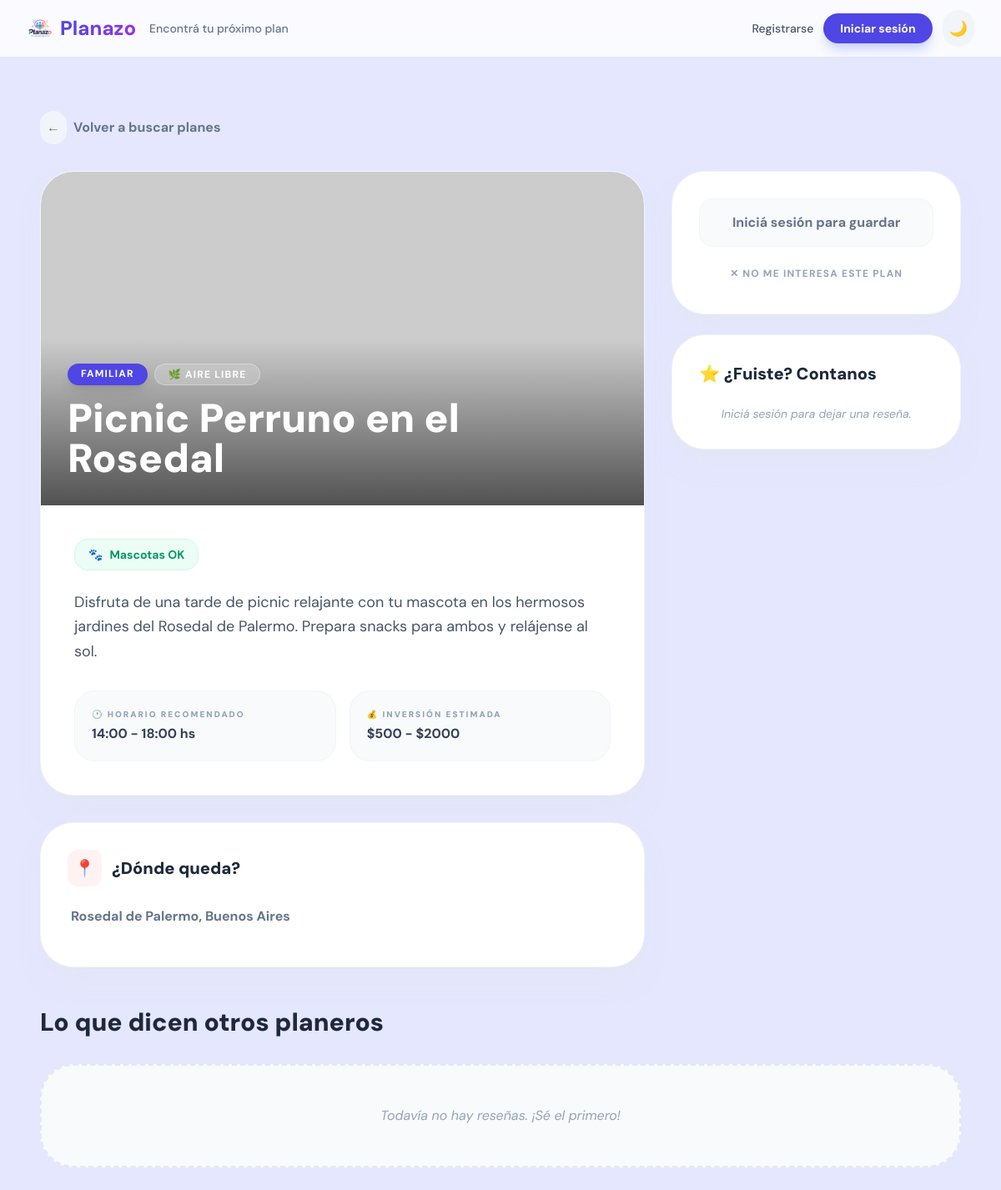
/plan/9, run on the app's committed database.
### app/models.py (models this page shows)
class Plan(Base):
    __tablename__ = "planes"
    id = Column(Integer, primary_key=True, index=True)
    nombre = Column(String, nullable=False)
    descripcion = Column(Text)
    imagen_url = Column(String)
    hora_inicio = Column(Integer)
    hora_fin = Column(Integer)
    presupuesto_min = Column(Float, default=0)
    presupuesto_max = Column(Float, nullable=True)
    personas_min = Column(Integer, default=1)
    personas_max = Column(Integer, nullable=True)
    acepta_mascotas = Column(Boolean, default=False)
    es_exterior = Column(Boolean, default=True)
    latitud = Column(Float, nullable=True)
    longitud = Column(Float, nullable=True)
    direccion = Column(String, nullable=True)
    categoria = Column(String, nullable=True)  # romantico, familiar, aventura, gastronomia, cultural, deportivo, relax, nocturno
    clima_recomendado = Column(String, default="cualquiera")
    creador_id = Column(Integer, ForeignKey("usuarios.id"), nullable=True)
    permite_reservas = Column(Boolean, default=False)
    descartes = relationship("Descarte", back_populates="plan")
    favoritos = relationship("Favorito", back_populates="plan")
    valoraciones = relationship("Valoracion", back_populates="plan")

### app/main.py (the view)
@app.get("/plan/{plan_id}", response_class=HTMLResponse)
def plan_detalle(plan_id: int, request: Request, db: Session = Depends(get_db)):
    plan = db.query(models.Plan).filter(models.Plan.id == plan_id).first()
    if not plan:
        return templates.TemplateResponse(request=request, name="404.html", status_code=404)
    usuario = get_usuario_sesion(request, db)
    en_favoritos = False
    mi_valoracion = None
    if usuario:
        fav = db.query(models.Favorito).filter(models.Favorito.usuario_id == usuario.id, models.Favorito.plan_id == plan_id).first()
        en_favoritos = bool(fav)
        mi_valoracion = db.query(models.Valoracion).filter(models.Valoracion.usuario_id == usuario.id, models.Valoracion.plan_id == plan_id).first()
    valoraciones = db.query(models.Valoracion).filter(models.Valoracion.plan_id == plan_id).order_by(models.Valoracion.fecha.desc()).all()
    clima_en_vivo = None
    if plan.latitud and plan.longitud:
        from app.clima import obtener_clima
        clima_en_vivo = obtener_clima(plan.latitud, plan.longitud)
    planes_similares = db.query(models.Plan).filter(models.Plan.categoria == plan.categoria, models.Plan.id != plan_id).limit(4).all()
    return templates.TemplateResponse(
        request=request, name="detalle.html",
        context={
            "plan": plan,
            "usuario": usuario,
            "en_favoritos": en_favoritos,
            "mi_valoracion": mi_valoracion,
            "valoraciones": valoraciones,
            "clima_en_vivo": clima_en_vivo,
            "planes_similares": planes_similares
        }
    )

### app/templates/detalle.html (shortened to what this page needs)
{% extends "base.html" %}
{% block content %}
<div class="max-w-6xl mx-auto px-4 py-8 animate__animated animate__fadeIn">
    <a href="/" class="inline-flex items-center gap-2 text-slate-500 hover:text-indigo-600 font-bold mb-8 transition-colors group">
        <span class="p-2 rounded-full bg-slate-100 group-hover:bg-indigo-50 transition-colors">←</span>
        Volver a buscar planes
    </a>
    <div class="grid grid-cols-1 lg:grid-cols-3 gap-8">
        <div class="lg:col-span-2 space-y-8">
            <div class="bg-white dark:bg-slate-900 rounded-[2.5rem] overflow-hidden border border-slate-100 dark:border-slate-800 shadow-xl shadow-slate-200/50 dark:shadow-none">
                {% if plan.imagen_url %}
                <div class="h-[400px] w-full bg-cover bg-center relative" style="background-image: url('{{ plan.imagen_url }}')">
                    <div class="absolute inset-0 bg-gradient-to-t from-black/60 via-transparent to-transparent"></div>
                    <div class="absolute bottom-8 left-8 right-8">
                        <div class="flex flex-wrap gap-2 mb-4">
                            {% if plan.categoria %}
                            <span class="px-4 py-1 rounded-full bg-indigo-600 text-white text-xs font-bold uppercase tracking-widest shadow-lg">{{ plan.categoria }}</span>
                            {% endif %}
                            <span class="px-4 py-1 rounded-full bg-white/20 backdrop-blur-md text-white text-xs font-bold uppercase tracking-widest border border-white/30">
                                {% if plan.es_exterior %}🌿 Aire libre{% else %}🏠 Cerrado{% endif %}
                            </span>
                        </div>
                        <h1 class="text-4xl md:text-5xl font-black text-white leading-tight">{{ plan.nombre }}</h1>
                    </div>
                </div>
                {% endif %}
                <div class="p-8 md:p-10">
                    <div class="flex items-center gap-4 mb-6">
                        {% if plan.acepta_mascotas %}
                        <div class="flex items-center gap-2 bg-emerald-50 dark:bg-emerald-500/10 px-4 py-2 rounded-2xl border border-emerald-100 dark:border-emerald-500/20 text-emerald-600 dark:text-emerald-400 text-sm font-bold">
                            <span>🐾</span> Mascotas OK
                        </div>
                        {% endif %}
                    </div>
                    <p class="text-lg text-slate-600 dark:text-slate-400 leading-relaxed mb-8">
                        {{ plan.descripcion }}
                    </p>
                    <div class="grid grid-cols-1 sm:grid-cols-2 gap-4">
                        <div class="p-5 rounded-3xl bg-slate-50 dark:bg-slate-800/50 border border-slate-100 dark:border-slate-700/50">
                            <span class="block text-[10px] font-black text-slate-400 uppercase tracking-[0.2em] mb-1">🕐 Horario Recomendado</span>
                            <span class="text-base font-bold text-slate-700 dark:text-slate-200">
                                {% if plan.hora_inicio is not none %}{{ plan.hora_inicio }}:00 - {{ plan.hora_fin }}:00 hs{% else %}Todo el día{% endif %}
                            </span>
                        </div>
                        <div class="p-5 rounded-3xl bg-slate-50 dark:bg-slate-800/50 border border-slate-100 dark:border-slate-700/50">
                            <span class="block text-[10px] font-black text-slate-400 uppercase tracking-[0.2em] mb-1">💰 Inversión estimada</span>
                            <span class="text-base font-bold text-slate-700 dark:text-slate-200">
                                {% if plan.presupuesto_max %}${{ plan.presupuesto_min | int }} - ${{ plan.presupuesto_max | int }}{% else %}Gratis{% endif %}
                            </span>
                        </div>
                    </div>
                </div>
            </div>
            {% if plan.latitud and plan.longitud or plan.direccion %}
            <div class="bg-white dark:bg-slate-900 rounded-[2.5rem] p-8 border border-slate-100 dark:border-slate-800 shadow-xl shadow-slate-200/50 dark:shadow-none">
                <h3 class="text-xl font-black text-slate-800 dark:text-white mb-6 flex items-center gap-3">
                    <span class="p-2 bg-red-50 dark:bg-red-500/10 rounded-xl text-red-500">📍</span>
                    ¿Dónde queda?
                </h3>
                {% if plan.direccion %}
                <p class="text-slate-500 dark:text-slate-400 font-bold mb-4 ml-1">{{ plan.direccion }}</p>
                {% endif %}
            </div>
            {% endif %}
        </div>
        <div class="space-y-6">
            <div class="bg-white dark:bg-slate-900 rounded-[2.5rem] p-8 border border-slate-100 dark:border-slate-800 shadow-xl shadow-slate-200/50 dark:shadow-none space-y-4">
                {% if usuario %}
                    {% if en_favoritos %}
                    <form method="post" action="/favoritos/quitar/{{ plan.id }}">
                        <button type="submit" class="w-full flex items-center justify-center gap-3 bg-red-50 dark:bg-red-500/10 text-red-600 dark:text-red-400 font-bold py-4 px-6 rounded-2xl hover:bg-red-100 transition-colors">
                            ❤️ Guardado en favoritos
                        </button>
                    </form>
                    {% else %}
                    <form method="post" action="/favoritos/agregar/{{ plan.id }}">
                        <button type="submit" class="w-full flex items-center justify-center gap-3 bg-slate-50 dark:bg-slate-800 text-slate-600 dark:text-slate-300 font-bold py-4 px-6 rounded-2xl hover:bg-slate-100 transition-colors border border-slate-100 dark:border-slate-700">
                            🤍 Guardar para después
                        </button>
                    </form>
                    {% endif %}
                {% else %}
                    <a href="/login" class="block text-center bg-slate-50 dark:bg-slate-800 text-slate-500 font-bold py-4 px-6 rounded-2xl border border-slate-100 dark:border-slate-700">
                        Iniciá sesión para guardar
                    </a>
                {% endif %}
                <form method="post" action="/descartar/{{ plan.id }}">
                    <button type="submit" class="w-full text-slate-400 hover:text-red-500 text-xs font-bold uppercase tracking-widest transition-colors py-2">
                        ✕ No me interesa este plan
                    </button>
                </form>
            </div>
            <div class="bg-white dark:bg-slate-900 rounded-[2.5rem] p-8 border border-slate-100 dark:border-slate-800 shadow-xl shadow-slate-200/50 dark:shadow-none">
                <h3 class="text-xl font-black text-slate-800 dark:text-white mb-6">
                    {% if mi_valoracion %}✏️ Editá tu reseña{% else %}⭐ ¿Fuiste? Contanos{% endif %}
                </h3>
                {% if usuario %}
                    <form method="post" action="/plan/{{ plan.id }}/valorar" class="space-y-4">
                        <div class="flex flex-row-reverse justify-center gap-2 mb-4">
                            {% for i in range(5, 0, -1) %}
                            <input type="radio" name="puntuacion" id="star{{ i }}" value="{{ i }}" class="hidden peer" {% if mi_valoracion and mi_valoracion.puntuacion == i %}checked{% endif %}>
                            <label for="star{{ i }}" class="text-3xl cursor-pointer text-slate-200 dark:text-slate-700 peer-checked:text-amber-400 hover:text-amber-300 transition-colors">★</label>
                            {% endfor %}
                        </div>
                        <textarea name="comentario" rows="3" placeholder="¿Qué tal estuvo el lugar?" class="w-full bg-slate-50 dark:bg-slate-800 border-none rounded-2xl p-4 text-sm focus:ring-2 focus:ring-indigo-500/20 text-slate-600 dark:text-slate-300">{% if mi_valoracion %}{{ mi_valoracion.comentario }}{% endif %}</textarea>
                        <button type="submit" class="w-full bg-indigo-600 text-white font-bold py-3 px-6 rounded-xl shadow-lg shadow-indigo-100 dark:shadow-none">
                            Enviar reseña
                        </button>
                    </form>
                {% else %}
                    <p class="text-slate-400 text-sm text-center italic">Iniciá sesión para dejar una reseña.</p>
                {% endif %}
            </div>
        </div>
    </div>
    <div class="mt-12 space-y-8">
        <h2 class="text-3xl font-black text-slate-800 dark:text-white">Lo que dicen otros planeros</h2>
        <div class="grid grid-cols-1 md:grid-cols-2 gap-6">
            {% for val in valoraciones %}
            <div class="bg-white dark:bg-slate-900 p-8 rounded-[2rem] border border-slate-100 dark:border-slate-800 shadow-sm">
                <div class="flex items-center justify-between mb-4">
                    <div class="flex items-center gap-3">
                        <div class="w-10 h-10 rounded-full bg-indigo-100 flex items-center justify-center text-indigo-600 font-black">
                            {{ val.usuario.nombre[0].upper() }}
                        </div>
                        <div>
                            <p class="font-black text-slate-800 dark:text-white leading-none">{{ val.usuario.nombre }}</p>
                            <p class="text-[10px] text-slate-400 font-bold uppercase tracking-widest mt-1">{{ val.fecha.strftime('%d/%m/%Y') }}</p>
                        </div>
                    </div>
                    <div class="text-amber-400 font-black">
                        {{ "★" * val.puntuacion }}
                    </div>
                </div>
                <p class="text-slate-600 dark:text-slate-400 text-sm leading-relaxed">{{ val.comentario }}</p>
            </div>
            {% else %}
            <div class="col-span-2 py-12 text-center bg-slate-50 dark:bg-slate-800/50 rounded-[2.5rem] border-2 border-dashed border-slate-200 dark:border-slate-700">
                <p class="text-slate-400 italic">Todavía no hay reseñas. ¡Sé el primero!</p>
            </div>
            {% endfor %}
        </div>
    </div>
</div>
<link rel="stylesheet" href="https://unpkg.com/leaflet@1.9.4/dist/leaflet.css"/>
{% endblock %}

### app/static/style.css (style rules this page uses)
:root { --bg: #e5e7ff; --surface: #f8f9ff; --surface-2: #f8f9ff; --border: #e8e8e2; --border-2: #d8d8d0; --text: #4a4b6d; --text-2: #6b6b63; --text-3: #a8a89e; --accent: #2dd4a0; --accent-2: #2dd4a0; --green: #3d7a4a; --green-bg: #eef5f0; --amber: #8a5e00; --amber-bg: #fdf6e3; --red: #c0392b; --red-bg: #fdf0ee; --purple: #5046e5; --purple-light: #eeecfd; --shadow-sm: 0 1px 3px rgba(0, 0, 0, 0.06), 0 1px 2px rgba(0, 0, 0, 0.04); --shadow-md: 0 4px 12px rgba(0, 0, 0, 0.08), 0 2px 4px rgba(0, 0, 0, 0.04); --shadow-lg: 0 12px 32px rgba(0, 0, 0, 0.10), 0 4px 8px rgba(0, 0, 0, 0.04); --radius: 14px; --radius-lg: 20px; --radius-sm: 8px; --primary: #5046e5; --text-1: #4a4b6d; --transition: all 0.2s ease; }
*, *::before, *::after { box-sizing: border-box; margin: 0; padding: 0; }
body { font-family: 'DM Sans', sans-serif; background: var(--bg); color: var(--text); min-height: 100vh; min-width: 320px; display: flex; flex-direction: column; -webkit-font-smoothing: antialiased; }

### data on the page
Plan: categoria "FAMILIAR", nombre "Picnic Perruno en el Rosedal", descripcion "Disfruta de una tarde de picnic relajante con tu mascota en los hermosos jardines del Rosedal de Palermo. Prepara snacks para ambos y relájense al sol.", hora_inicio "14", hora_fin "18", presupuesto_min "500", presupuesto_max "2000", direccion "Rosedal de Palermo, Buenos Aires"
